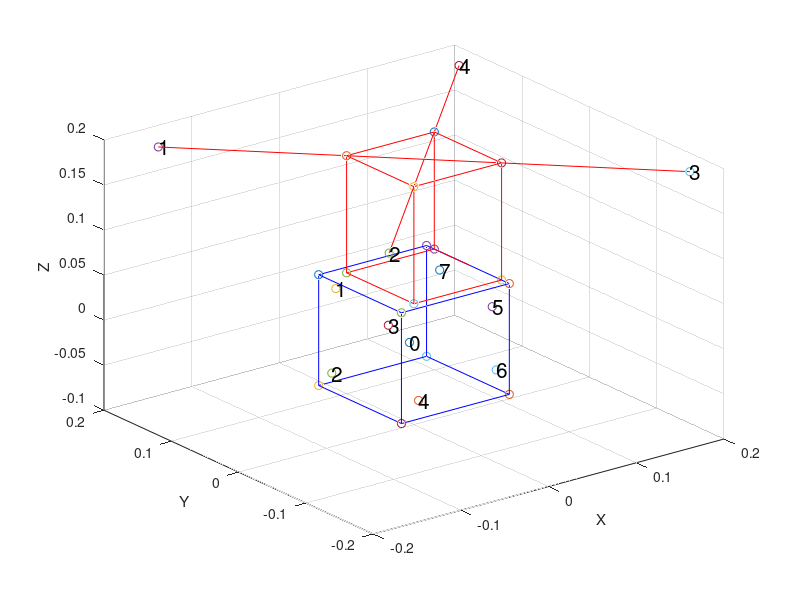

Reproduce this figure in MATLAB.
function plot_structure()

    % coordinates of the verteces of the microphone array
    vertex_array = [...
            0.0615   -0.0615   -0.0615;
            0.0615    0.0615    0.0615;
            0.0615    0.0615   -0.0615;
           -0.0615    0.0615    0.0615;
           -0.0615    0.0615   -0.0615;
           -0.0615   -0.0615    0.0615;
           -0.0615   -0.0615   -0.0615;
            0.0615   -0.0615    0.0615];
        
    % coordinates of the microphone
    micPos = [...
            0.0420    0.0615   -0.0410;
           -0.0420    0.0615    0.0410;
           -0.0615    0.0420   -0.0410;
           -0.0615   -0.0420    0.0410;
           -0.0420   -0.0615   -0.0410;
            0.0420   -0.0615    0.0410;
            0.0615   -0.0420   -0.0410;
            0.0615    0.0420    0.0410];
  
    % coordinates of the drone core
    drone_core = [...
           0.0615, -0.05 ,0.0615;
           0.0615,  0.05 ,0.0615;
          -0.0385,  0.05 ,0.0615
          -0.0385, -0.05 ,0.0615;
           0.0615, -0.05 ,0.1915;
           0.0615,  0.05 ,0.1915;
          -0.0385,  0.05 ,0.1915
          -0.0385, -0.05 ,0.1915;];
        
    nMic = size(micPos,1);

    % function handle for plotting lines between two points
    line = @(p1, p2, c) plot3([p1(1), p2(1)], [p1(2), p2(2)], [p1(3), p2(3)], c);
    
    figure();
    
    %%% plot microphones
    for i = 1:nMic
        scatter3(micPos(i,1), micPos(i,2), micPos(i,3));
        hold on
        text(micPos(i,1), micPos(i,2), micPos(i,3), num2str(i-1), 'FontSize', 15)
        scatter3(vertex_array(i,1), vertex_array(i,2), vertex_array(i,3));
    end
    
    xlabel('X')
    ylabel('Y')
    zlabel('Z')
    
    %%% plot microphone array structure
    pairs_connected = ...       % pair connetected with an edge
        [ 1,3; 3,5; 5,7; 7,1;
          2,4; 4,6; 6,8; 8,2;
          1,8; 3,2; 5,4; 7,6];
    nEdges = size(pairs_connected,1);
    for i = 1:nEdges
        line(vertex_array(pairs_connected(i,1),:), ...
             vertex_array(pairs_connected(i,2),:), 'b');
    end

    %%% plot drone structure
    % array core
    for i = 1:size(drone_core,1)
        scatter3(drone_core(i,1), drone_core(i,2), drone_core(i,3));
    end
    pairs_connected = ...
        [ 1,2; 2,3; 3,4; 4,1;
          5,6; 6,7; 7,8; 8,5;
          1,5; 2,6; 3,7; 4,8];
    for i = 1:nEdges
        line(drone_core(pairs_connected(i,1),:), ...
             drone_core(pairs_connected(i,2),:), 'r');
    end
    
    % drone rotors
    r = 0.485/2;
    rotorsPos = zeros(4,3);
    angle = 45:90:359;
    offset = [mean(drone_core(1:4,1),1), mean(drone_core(1:4,2),1), 0];
    for i = 1:size(rotorsPos,1)
       rotorsPos(i,:) = [r*cosd(angle(i) + 90), r*sind(angle(i) + 90), drone_core(end,3)] ...
                         + offset;
       scatter3(rotorsPos(i,1), rotorsPos(i,2), rotorsPos(i,3))
       text(rotorsPos(i,1), rotorsPos(i,2), rotorsPos(i,3), ...
            num2str(i), 'FontSize',15)
    end
    pairs_connected = [ 1,3; 2,4];
    for i = 1:size(pairs_connected,1)
        line(rotorsPos(pairs_connected(i,1),:), ...
             rotorsPos(pairs_connected(i,2),:), 'r');
    end
    
    hold off
end